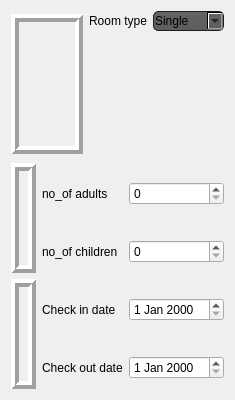
                <widget class="QWidget" name="scrollAreaWidgetContents_6">
                 <property name="geometry">
                  <rect>
                   <x>0</x>
                   <y>0</y>
                   <width>235</width>
                   <height>400</height>
                  </rect>
                 </property>
                 <layout class="QGridLayout" name="gridLayout_16">
                  <item row="1" column="0">
                   <layout class="QGridLayout" name="gridLayout_20">
                    <item row="2" column="1">
                     <widget class="QLabel" name="label_31">
                      <property name="font">
                       <font>
                        <pointsize>9</pointsize>
                        <weight>50</weight>
                        <italic>false</italic>
                        <bold>false</bold>
                       </font>
                      </property>
                      <property name="text">
                       <string>Check in date</string>
                      </property>
                     </widget>
                    </item>
                    <item row="2" column="0" rowspan="2">
                     <widget class="QLabel" name="label_30">
                      <property name="minimumSize">
                       <size>
                        <width>0</width>
                        <height>110</height>
                       </size>
                      </property>
                      <property name="maximumSize">
                       <size>
                        <width>120</width>
                        <height>16777215</height>
                       </size>
                      </property>
                      <property name="styleSheet">
                       <string notr="true">border-image: url(:/newPrefix/neven_qrc/calender.png);</string>
                      </property>
                      <property name="frameShape">
                       <enum>QFrame::Box</enum>
                      </property>
                      <property name="frameShadow">
                       <enum>QFrame::Raised</enum>
                      </property>
                      <property name="lineWidth">
                       <number>4</number>
                      </property>
                      <property name="text">
                       <string/>
                      </property>
                      <property name="pixmap">
                       <pixmap>:/newPrefix/images/calender.png</pixmap>
                      </property>
                      <property name="scaledContents">
                       <bool>true</bool>
                      </property>
                     </widget>
                    </item>
                    <item row="1" column="2">
                     <widget class="QSpinBox" name="spinBox_3">
                      <property name="font">
                       <font>
                        <pointsize>9</pointsize>
                       </font>
                      </property>
                     </widget>
                    </item>
                    <item row="0" column="2">
                     <widget class="QSpinBox" name="spinBox_4">
                      <property name="font">
                       <font>
                        <pointsize>9</pointsize>
                       </font>
                      </property>
                     </widget>
                    </item>
                    <item row="3" column="2">
                     <widget class="QDateEdit" name="dateEdit_3">
                      <property name="font">
                       <font>
                        <pointsize>9</pointsize>
                       </font>
                      </property>
                     </widget>
                    </item>
                    <item row="2" column="2">
                     <widget class="QDateEdit" name="dateEdit_4">
                      <property name="font">
                       <font>
                        <pointsize>9</pointsize>
                       </font>
                      </property>
                     </widget>
                    </item>
                    <item row="3" column="1">
                     <widget class="QLabel" name="label_35">
                      <property name="font">
                       <font>
                        <pointsize>9</pointsize>
                        <weight>50</weight>
                        <italic>false</italic>
                        <bold>false</bold>
                       </font>
                      </property>
                      <property name="text">
                       <string>Check out date</string>
                      </property>
                     </widget>
                    </item>
                    <item row="0" column="0" rowspan="2">
                     <widget class="QLabel" name="label_34">
                      <property name="minimumSize">
                       <size>
                        <width>0</width>
                        <height>110</height>
                       </size>
                      </property>
                      <property name="maximumSize">
                       <size>
                        <width>120</width>
                        <height>16777215</height>
                       </size>
                      </property>
                      <property name="styleSheet">
                       <string notr="true">border-image: url(:/newPrefix/neven_qrc/adult children2.png);</string>
                      </property>
                      <property name="frameShape">
                       <enum>QFrame::Box</enum>
                      </property>
                      <property name="frameShadow">
                       <enum>QFrame::Raised</enum>
                      </property>
                      <property name="lineWidth">
                       <number>4</number>
                      </property>
                      <property name="text">
                       <string/>
                      </property>
                      <property name="pixmap">
                       <pixmap>:/newPrefix/images/adult children2.png</pixmap>
                      </property>
                      <property name="scaledContents">
                       <bool>true</bool>
                      </property>
                     </widget>
                    </item>
                    <item row="0" column="1">
                     <widget class="QLabel" name="label_33">
                      <property name="font">
                       <font>
                        <pointsize>9</pointsize>
                        <weight>50</weight>
                        <italic>false</italic>
                        <bold>false</bold>
                       </font>
                      </property>
                      <property name="text">
                       <string>no_of adults</string>
                      </property>
                     </widget>
                    </item>
                    <item row="1" column="1">
                     <widget class="QLabel" name="label_32">
                      <property name="font">
                       <font>
                        <pointsize>9</pointsize>
                        <weight>50</weight>
                        <italic>false</italic>
                        <bold>false</bold>
                       </font>
                      </property>
                      <property name="text">
                       <string>no_of children</string>
                      </property>
                     </widget>
                    </item>
                   </layout>
                  </item>
                  <item row="0" column="0">
                   <layout class="QGridLayout" name="gridLayout_18">
                    <item row="1" column="0" rowspan="2">
                     <widget class="QLabel" name="label_28">
                      <property name="maximumSize">
                       <size>
                        <width>160</width>
                        <height>140</height>
                       </size>
                      </property>
                      <property name="styleSheet">
                       <string notr="true">border-image: url(:/newPrefix/neven_qrc/room.png);</string>
                      </property>
                      <property name="frameShape">
                       <enum>QFrame::Box</enum>
                      </property>
                      <property name="frameShadow">
                       <enum>QFrame::Raised</enum>
                      </property>
                      <property name="lineWidth">
                       <number>4</number>
                      </property>
                      <property name="text">
                       <string/>
                      </property>
                      <property name="pixmap">
                       <pixmap>:/newPrefix/images/room.png</pixmap>
                      </property>
                      <property name="scaledContents">
                       <bool>true</bool>
                      </property>
                     </widget>
                    </item>
                    <item row="1" column="1">
                     <widget class="QLabel" name="label_29">
                      <property name="sizePolicy">
                       <sizepolicy hsizetype="Fixed" vsizetype="Preferred">
                        <horstretch>0</horstretch>
                        <verstretch>0</verstretch>
                       </sizepolicy>
                      </property>
                      <property name="font">
                       <font>
                        <pointsize>9</pointsize>
                        <weight>50</weight>
                        <italic>false</italic>
                        <bold>false</bold>
                       </font>
                      </property>
                      <property name="text">
                       <string>Room type</string>
                      </property>
                     </widget>
                    </item>
                    <item row="1" column="2">
                     <widget class="QComboBox" name="comboBox_2">
                      <property name="font">
                       <font>
                        <pointsize>9</pointsize>
                       </font>
                      </property>
                      <property name="styleSheet">
                       <string notr="true">QComboBox
{
    background-color: QLinearGradient( x1: 0, y1: 0, x2: 0, y2: 1, stop: 0 #4d4d4d, stop: 0 #646464, stop: 1 #5d5d5d);
    padding: 1px;
    border-style: solid;
    border: 1px solid #1e1e1e;
    border-radius: 5;
}
</string>
                      </property>
                      <item>
                       <property name="text">
                        <string>Single</string>
                       </property>
                      </item>
                      <item>
                       <property name="text">
                        <string>Double</string>
                       </property>
                      </item>
                      <item>
                       <property name="text">
                        <string>Family</string>
                       </property>
                      </item>
                      <item>
                       <property name="text">
                        <string/>
                       </property>
                      </item>
                     </widget>
                    </item>
                   </layout>
                  </item>
                 </layout>
                </widget>
